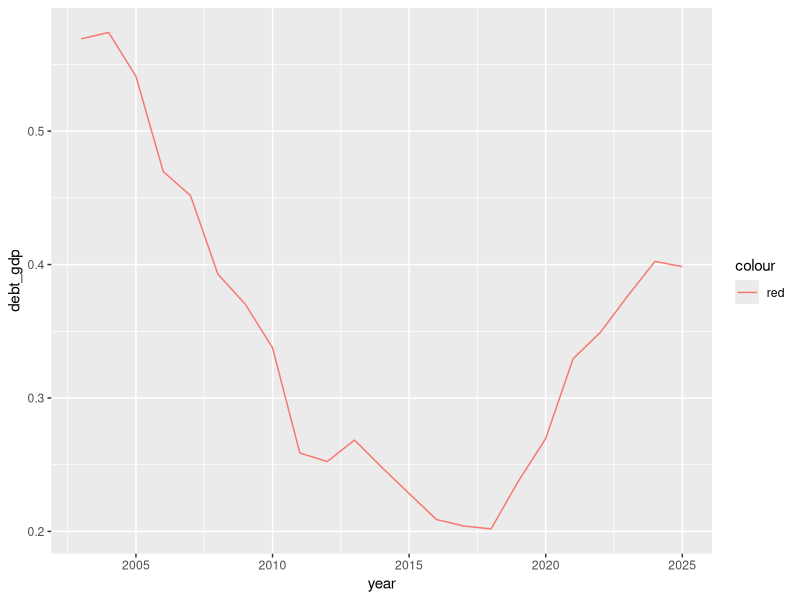
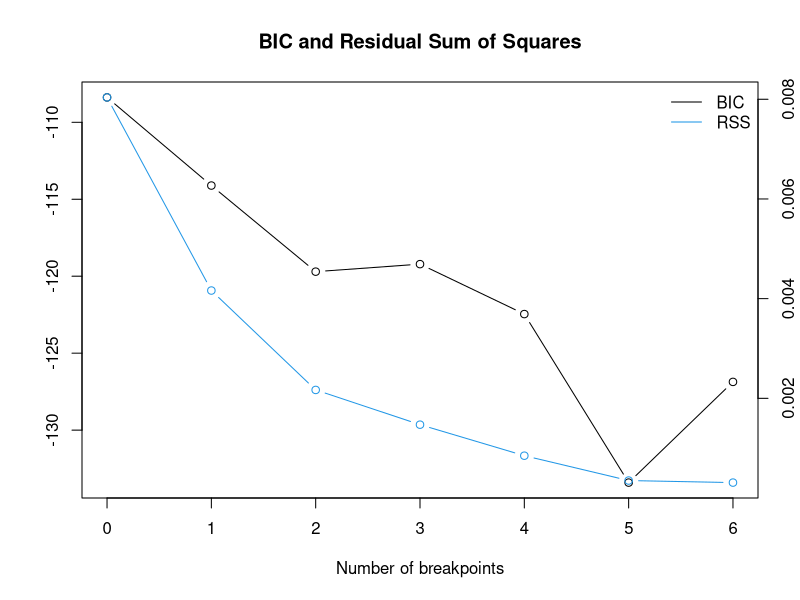

The R source for these figures, in order: (Note: this script raises an error after producing the figures.)
library(tidyverse)
library(dplyr)
library(xts)
library(strucchange)

setwd("D:/Roshan/Nepal-Fiscal-Policy-Regime---Ricardian-or-Non-Ricardian-/Data")

# Data
public_finance <- read.csv("data.csv")
debt <- read.csv("debt.csv")

# Merge data
df <- public_finance %>%
  rename(year = FY1) %>%
  left_join(debt, by = "year") 

str(df)

# Data Structure
df$year = as.integer(df$year)

df <- df%>%
  mutate(across(c(Recurrent, Capital, Interest, Revenue, GDP), ~ as.numeric(gsub(",", "", .x))))

# Required Variables
df1 <- df%>%
  mutate(
    pb = Revenue - Recurrent - Capital + Interest,
    pb_gdp = pb/GDP,
    debt_gdp = lag(debt)/GDP
  ) %>%
  filter(year >= 2003)

# Plot
plot1 <- ggplot(df1, aes(year)) +
  # geom_line(aes(y = pb_gdp, color = "black")) +
  geom_line(aes(y = debt_gdp, color = "red"))

plot1

# Structural Breaks Bai - Perron
break_yr <- breakpoints(pb_gdp ~ debt_gdp, data = df1, h = 0.15)
summary(break_yr)
plot(break_yr)

break_forced <- breakpoints(break_yr, breaks = 1)
df1$year[break_forced$breakpoints]
confint(break_forced, breaks = 1)

# Chow test
break_index <- which(df1$year == 2016)
chow_test <- sctest(pb_gdp ~ debt_gdp, type = "Chow", data = df1, point = break_index)
print(chow_test)

# years_to_test <- c(2015, 2016, 2017)
# results <- sapply(years_to_test, function(yr) {
#   mydata$brk <- as.numeric(mydata$year >= yr)
#   full    <- lm(y ~ x1 + x2 * brk, data = mydata)
#   reduced <- lm(y ~ x1 + x2, data = mydata)
#   a <- anova(reduced, full)
#   c(F = a$F[2], p = a$`Pr(>F)`[2])
# })
# colnames(results) <- years_to_test
# results
















# Time series object
# data_cols <- df1[, c("pb_gdp", "debt_gdp")]
# finance_ts <- ts(
#   data = data_cols,
#   start = df$year,
#   frequency = 1
# )
